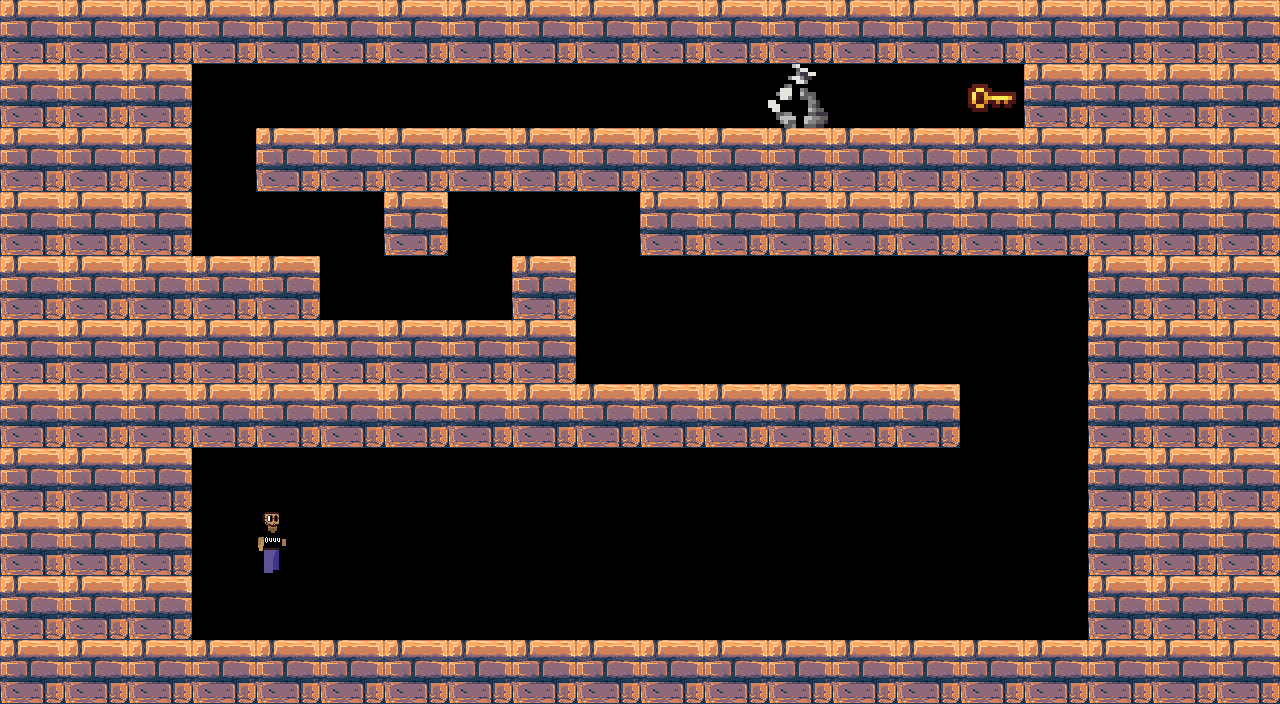

This game map was drawn from its Tiled (.tmx) file and the tilesets committed beside it. A one-line description and the full map source follow:
An orthogonal 20x11 tile map with 64x64 px tiles, 4 tile layers (terrain, player, reach, screamer), 3 tilesets.

<map version="1.9" tiledversion="1.9.1" orientation="orthogonal" renderorder="right-down" width="20" height="11" tilewidth="64" tileheight="64" infinite="0" nextlayerid="5" nextobjectid="1">
 <tileset firstgid="1" source="level_4_tilesets/level_4_tiles.tsx" />
 <tileset firstgid="51" source="level_3_tilesets/player.tsx" />
 <tileset firstgid="52" source="level_3_tilesets/tileset.tsx" />
 <layer id="1" name="terrain" width="20" height="11">
  <data encoding="csv">
47,47,47,47,47,47,47,47,47,47,47,47,47,47,47,47,47,47,47,47,
47,47,47,0,0,0,0,0,0,0,0,0,0,0,0,0,47,47,47,47,
47,47,47,0,47,47,47,47,47,47,47,47,47,47,47,47,47,47,47,47,
47,47,47,0,0,0,47,0,0,0,47,47,47,47,47,47,47,47,47,47,
47,47,47,47,47,0,0,0,47,0,0,0,0,0,0,0,0,47,47,47,
47,47,47,47,47,47,47,47,47,0,0,0,0,0,0,0,0,47,47,47,
47,47,47,47,47,47,47,47,47,47,47,47,47,47,47,0,0,47,47,47,
47,47,47,0,0,0,0,0,0,0,0,0,0,0,0,0,0,47,47,47,
47,47,47,0,0,0,0,0,0,0,0,0,0,0,0,0,0,47,47,47,
47,47,47,0,0,0,0,0,0,0,0,0,0,0,0,0,0,47,47,47,
47,47,47,47,47,47,47,47,47,47,47,47,47,47,47,47,47,47,47,47
</data>
 </layer>
 <layer id="2" name="player" width="20" height="11">
  <data encoding="csv">
0,0,0,0,0,0,0,0,0,0,0,0,0,0,0,0,0,0,0,0,
0,0,0,0,0,0,0,0,0,0,0,0,0,0,0,0,0,0,0,0,
0,0,0,0,0,0,0,0,0,0,0,0,0,0,0,0,0,0,0,0,
0,0,0,0,0,0,0,0,0,0,0,0,0,0,0,0,0,0,0,0,
0,0,0,0,0,0,0,0,0,0,0,0,0,0,0,0,0,0,0,0,
0,0,0,0,0,0,0,0,0,0,0,0,0,0,0,0,0,0,0,0,
0,0,0,0,0,0,0,0,0,0,0,0,0,0,0,0,0,0,0,0,
0,0,0,0,0,0,0,0,0,0,0,0,0,0,0,0,0,0,0,0,
0,0,0,0,51,0,0,0,0,0,0,0,0,0,0,0,0,0,0,0,
0,0,0,0,0,0,0,0,0,0,0,0,0,0,0,0,0,0,0,0,
0,0,0,0,0,0,0,0,0,0,0,0,0,0,0,0,0,0,0,0
</data>
 </layer>
 <layer id="3" name="reach" width="20" height="11">
  <data encoding="csv">
0,0,0,0,0,0,0,0,0,0,0,0,0,0,0,0,0,0,0,0,
0,0,0,0,0,0,0,0,0,0,0,0,0,0,0,112,0,0,0,0,
0,0,0,0,0,0,0,0,0,0,0,0,0,0,0,0,0,0,0,0,
0,0,0,0,0,0,0,0,0,0,0,0,0,0,0,0,0,0,0,0,
0,0,0,0,0,0,0,0,0,0,0,0,0,0,0,0,0,0,0,0,
0,0,0,0,0,0,0,0,0,0,0,0,0,0,0,0,0,0,0,0,
0,0,0,0,0,0,0,0,0,0,0,0,0,0,0,0,0,0,0,0,
0,0,0,0,0,0,0,0,0,0,0,0,0,0,0,0,0,0,0,0,
0,0,0,0,0,0,0,0,0,0,0,0,0,0,0,0,0,0,0,0,
0,0,0,0,0,0,0,0,0,0,0,0,0,0,0,0,0,0,0,0,
0,0,0,0,0,0,0,0,0,0,0,0,0,0,0,0,0,0,0,0
</data>
 </layer>
 <layer id="4" name="screamer" width="20" height="11">
  <data encoding="csv">
0,0,0,0,0,0,0,0,0,0,0,0,0,0,0,0,0,0,0,0,
0,0,0,0,0,0,0,0,0,0,0,0,72,0,0,0,0,0,0,0,
0,0,0,0,0,0,0,0,0,0,0,0,0,0,0,0,0,0,0,0,
0,0,0,0,0,0,0,0,0,0,0,0,0,0,0,0,0,0,0,0,
0,0,0,0,0,0,0,0,0,0,0,0,0,0,0,0,0,0,0,0,
0,0,0,0,0,0,0,0,0,0,0,0,0,0,0,0,0,0,0,0,
0,0,0,0,0,0,0,0,0,0,0,0,0,0,0,0,0,0,0,0,
0,0,0,0,0,0,0,0,0,0,0,0,0,0,0,0,0,0,0,0,
0,0,0,0,0,0,0,0,0,0,0,0,0,0,0,0,0,0,0,0,
0,0,0,0,0,0,0,0,0,0,0,0,0,0,0,0,0,0,0,0,
0,0,0,0,0,0,0,0,0,0,0,0,0,0,0,0,0,0,0,0
</data>
 </layer>
</map>
